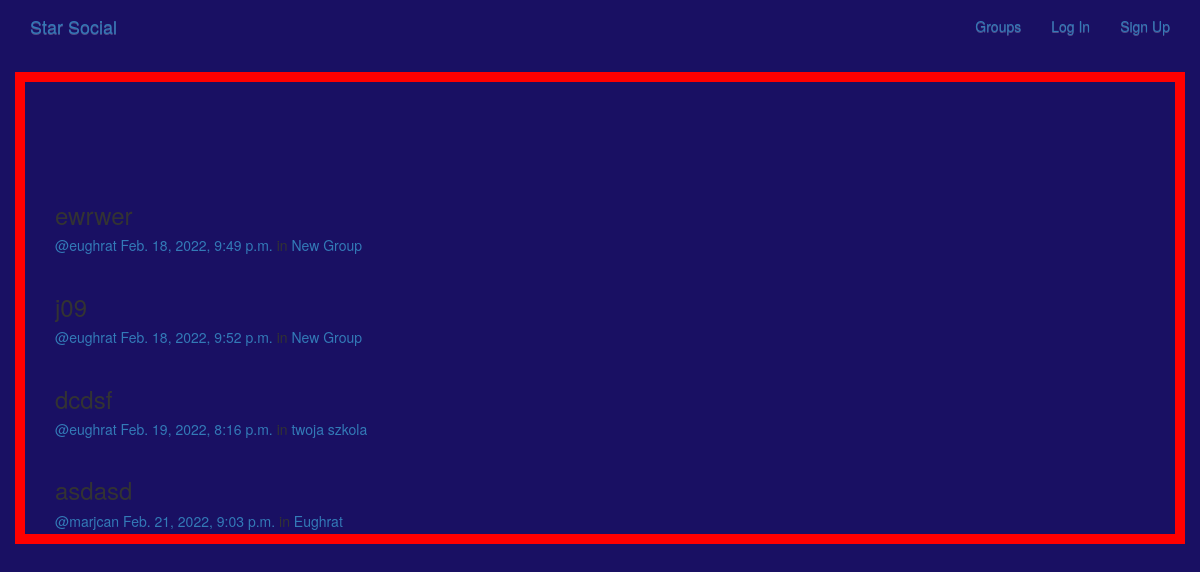
/posts/, run on an earlier commit of the app's database.
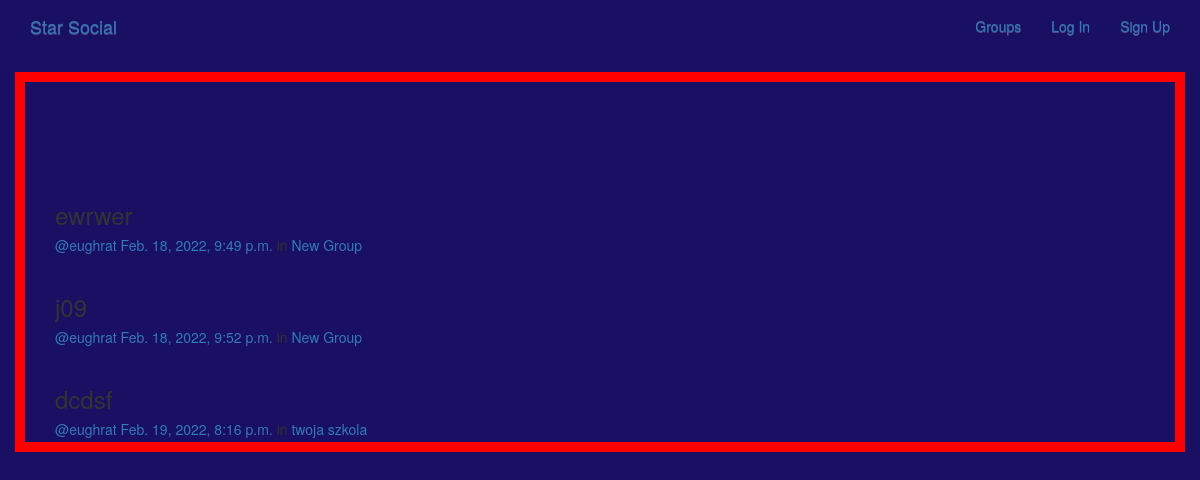
And on a later commit of the database.
### posts/models.py (models this page shows, shortened)
class Post(models.Model):
    user = models.ForeignKey(User,related_name='posts', on_delete=models.CASCADE)
    created_at = models.DateTimeField(auto_now=True)
    message = models.TextField()
    message_html = models.TextField(editable=False)
    group = models.ForeignKey(Group,related_name='posts',null=True,blank=True, on_delete=models.CASCADE)

### groups/models.py (models this page shows, shortened)
class Group(models.Model):
    name = models.CharField(max_length=256, unique=True)
    slug = models.SlugField(allow_unicode=True,unique=True)
    description = models.TextField(blank=True, default='')
    description_html = models.TextField(editable=False, default='',blank=True)
    members = models.ManyToManyField(User, through="GroupMember")
    class Meta:
        ordering = ['name']

### posts/views.py (the view)
# urls.py: path('', views.PostList.as_view(), name='all'),
class PostList(SelectRelatedMixin,generic.ListView):
    model = models.Post
    select_related = ('user','group')

### templates/posts/post_list.html (shortened to what this page needs)
{% extends 'posts/post_base.html' %}
{% load bootstrap3 %}
{% block post_content %}
<div class="col-md-8">
    {% for post in post_list %}
        {% include "posts/_post.html" %}
    {% endfor %}
</div>
{% endblock %}

### templates/posts/_post.html (shortened to what this page needs)
<div class="post media">
    <h3>{{post.message_html|safe}}</h3>
    <div class="media-body">
        <h5 class=" media-heading">
            <span class="username">
                <a href="{% url 'posts:for_user' username=post.user.username %}">@{{post.user.username}}</a>
            </span>
            <time class="time">
                <a href="{% url 'posts:single' username=post.user.username pk=post.pk %}">{{post.created_at}}</a>
            </time>
            {% if post.group %}
			<span class="group-name">in <a href="#">{{ post.group.name }}</a></span>
			{% endif %}
        </h5>
    </div>
</div>

What changed in the data, as far as the page shows it:
removed Post: message_html "asdasd", user.username "marjcan", created_at "Feb. 21, 2022, 9:03 p.m.", group.name "Eughrat"
